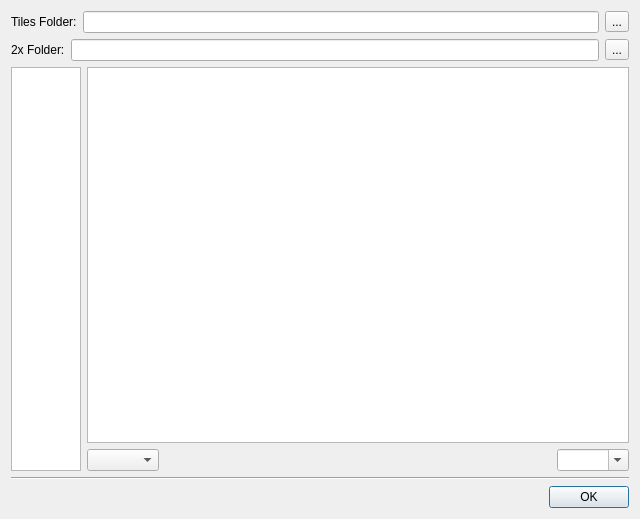
<?xml version="1.0" encoding="UTF-8"?>
<ui version="4.0">
 <class>TileMetaInfoDialog</class>
 <widget class="QDialog" name="TileMetaInfoDialog">
  <property name="geometry">
   <rect>
    <x>0</x>
    <y>0</y>
    <width>640</width>
    <height>519</height>
   </rect>
  </property>
  <property name="windowTitle">
   <string>Tilesets</string>
  </property>
  <layout class="QGridLayout" name="gridLayout">
   <item row="0" column="0">
    <layout class="QHBoxLayout" name="horizontalLayout_2">
     <item>
      <widget class="QLabel" name="label">
       <property name="text">
        <string>Tiles Folder:</string>
       </property>
      </widget>
     </item>
     <item>
      <widget class="QLineEdit" name="editTiles">
       <property name="readOnly">
        <bool>true</bool>
       </property>
      </widget>
     </item>
     <item>
      <widget class="QToolButton" name="browseTiles">
       <property name="text">
        <string>...</string>
       </property>
      </widget>
     </item>
    </layout>
   </item>
   <item row="2" column="0">
    <layout class="QHBoxLayout" name="horizontalLayout_XXX">
     <item>
      <layout class="QVBoxLayout" name="tilesetLayout">
       <item>
        <widget class="QListWidget" name="tilesets">
         <property name="sizePolicy">
          <sizepolicy hsizetype="Preferred" vsizetype="Expanding">
           <horstretch>0</horstretch>
           <verstretch>0</verstretch>
          </sizepolicy>
         </property>
        </widget>
       </item>
       <item>
        <layout class="QHBoxLayout" name="toolBarLayout"/>
       </item>
      </layout>
     </item>
     <item>
      <layout class="QVBoxLayout" name="tilesLayout">
       <item>
        <widget class="Tiled::Internal::MixedTilesetView" name="tiles"/>
       </item>
       <item>
        <layout class="QHBoxLayout" name="horizontalLayout_3">
         <item>
          <widget class="QComboBox" name="enums"/>
         </item>
         <item>
          <spacer name="horizontalSpacer_2">
           <property name="orientation">
            <enum>Qt::Horizontal</enum>
           </property>
           <property name="sizeHint" stdset="0">
            <size>
             <width>40</width>
             <height>20</height>
            </size>
           </property>
          </spacer>
         </item>
         <item>
          <widget class="QComboBox" name="scaleComboBox">
           <property name="editable">
            <bool>true</bool>
           </property>
          </widget>
         </item>
        </layout>
       </item>
      </layout>
     </item>
    </layout>
   </item>
   <item row="3" column="0">
    <widget class="Line" name="line">
     <property name="orientation">
      <enum>Qt::Horizontal</enum>
     </property>
    </widget>
   </item>
   <item row="4" column="0">
    <layout class="QHBoxLayout" name="horizontalLayout_5">
     <item>
      <layout class="QHBoxLayout" name="undoRedoLayout"/>
     </item>
     <item>
      <widget class="QDialogButtonBox" name="buttonBox">
       <property name="orientation">
        <enum>Qt::Horizontal</enum>
       </property>
       <property name="standardButtons">
        <set>QDialogButtonBox::Ok</set>
       </property>
      </widget>
     </item>
    </layout>
   </item>
   <item row="1" column="0">
    <layout class="QHBoxLayout" name="horizontalLayout_4">
     <item>
      <widget class="QLabel" name="label2x">
       <property name="text">
        <string>2x Folder:</string>
       </property>
      </widget>
     </item>
     <item>
      <widget class="QLineEdit" name="editTiles2x">
       <property name="readOnly">
        <bool>true</bool>
       </property>
      </widget>
     </item>
     <item>
      <widget class="QToolButton" name="browseTiles2x">
       <property name="text">
        <string>...</string>
       </property>
      </widget>
     </item>
    </layout>
   </item>
  </layout>
  <action name="actionAdd">
   <property name="icon">
    <iconset resource="tiled.qrc">
     <normaloff>:/images/16x16/document-new.png</normaloff>:/images/16x16/document-new.png</iconset>
   </property>
   <property name="text">
    <string>Add Tilesets</string>
   </property>
   <property name="toolTip">
    <string>Add tilesets</string>
   </property>
  </action>
  <action name="actionRemove">
   <property name="icon">
    <iconset resource="tiled.qrc">
     <normaloff>:/images/16x16/edit-delete.png</normaloff>:/images/16x16/edit-delete.png</iconset>
   </property>
   <property name="text">
    <string>Remove</string>
   </property>
   <property name="toolTip">
    <string>Remove selected tileset</string>
   </property>
  </action>
  <action name="actionAddToMap">
   <property name="icon">
    <iconset resource="tiled.qrc">
     <normaloff>:/images/22x22/add.png</normaloff>:/images/22x22/add.png</iconset>
   </property>
   <property name="text">
    <string>Add tilesets to current map</string>
   </property>
  </action>
 </widget>
 <customwidgets>
  <customwidget>
   <class>Tiled::Internal::MixedTilesetView</class>
   <extends>QTableView</extends>
   <header>BuildingEditor/mixedtilesetview.h</header>
  </customwidget>
 </customwidgets>
 <resources>
  <include location="tiled.qrc"/>
 </resources>
 <connections>
  <connection>
   <sender>buttonBox</sender>
   <signal>accepted()</signal>
   <receiver>TileMetaInfoDialog</receiver>
   <slot>accept()</slot>
   <hints>
    <hint type="sourcelabel">
     <x>248</x>
     <y>254</y>
    </hint>
    <hint type="destinationlabel">
     <x>157</x>
     <y>274</y>
    </hint>
   </hints>
  </connection>
  <connection>
   <sender>buttonBox</sender>
   <signal>rejected()</signal>
   <receiver>TileMetaInfoDialog</receiver>
   <slot>reject()</slot>
   <hints>
    <hint type="sourcelabel">
     <x>316</x>
     <y>260</y>
    </hint>
    <hint type="destinationlabel">
     <x>286</x>
     <y>274</y>
    </hint>
   </hints>
  </connection>
 </connections>
</ui>
